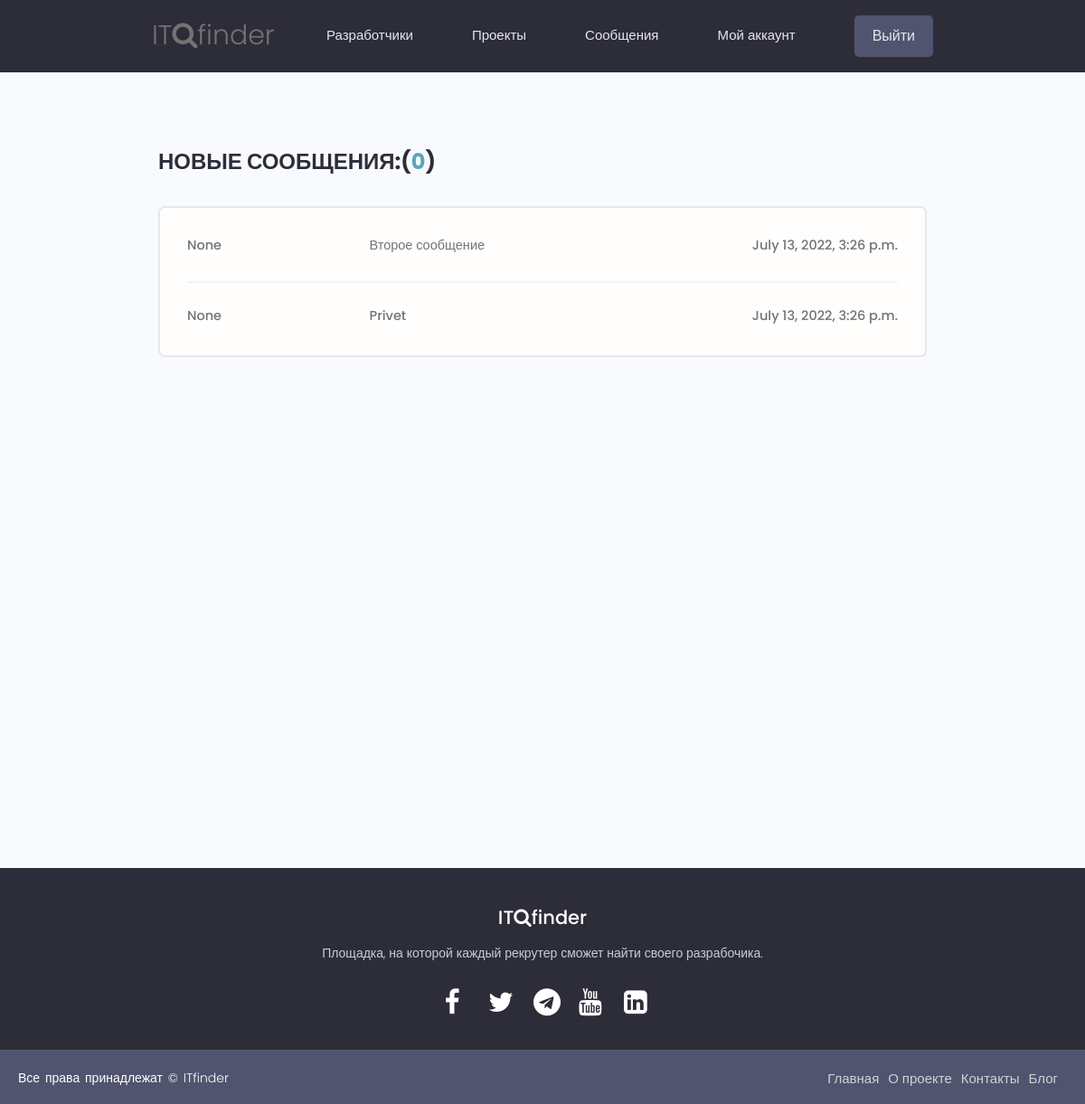
The page /inbox/ (signed in) on the database its author committed.
### users/models.py (models this page shows, shortened)
class Message(models.Model):
    sender = models.ForeignKey(
        Profile, on_delete=models.SET_NULL, null=True, blank=True)
    recipient = models.ForeignKey(
        Profile, on_delete=models.SET_NULL, null=True, blank=True, related_name="messages")
    name = models.CharField(max_length=200, null=True, blank=True)
    email = models.EmailField(max_length=200, null=True, blank=True)
    subject = models.CharField(max_length=200, null=True, blank=True)
    body = models.TextField()
    is_read = models.BooleanField(default=False, null=True)
    created = models.DateTimeField(auto_now_add=True)
    id = models.UUIDField(default=uuid.uuid4, unique=True,
                          primary_key=True, editable=False)
    class Meta:
        ordering = ['is_read', '-created']

### users/views.py (the view)
# urls.py: path('inbox/', views.inbox, name="inbox"),
@login_required(login_url='login')
def inbox(request):
    profile = request.user.profile
    messageRequests = profile.messages.all()
    unreadCount = messageRequests.filter(is_read=False).count()
    context = {'messageRequests': messageRequests, 'unreadCount': unreadCount}
    return render(request, 'users/inbox.html', context)

### users/templates/users/inbox.html
{% extends 'base.html' %}
{% block content %}
<main class="inbox my-xl">
  <div class="content-box">
    <h3 class="inbox__title">Новые сообщения:(<span>{{unreadCount}}</span>)</h3>
    <ul class="messages">
      {% for message in messageRequests %}
      {% if message.is_read == False %}
      <li class="message message--unread">
        {% else %}
      <li class="message">
        {% endif %}
        <a href="{% url 'message' message.id %}">
          <span class="message__author">{{message.name}}</span>
          <span class="message__subject">{{message.subject}}</span>
          <span class="message__date">{{message.created}}</span>
        </a>
      </li>
      {% endfor %}
    </ul>
  </div>
</main>
{% endblock content %}

### static/styles/main.css (style rules this page uses)
* { margin: 0; padding: 0; box-sizing: border-box; }
:root { --color-sub: #2d2d39; }
.content-box { width: 95%; max-width: 85rem; margin: 0 auto; }
.inbox { height: 90vh; }
.inbox__title, .inbox__title span { font-size: 2.4rem; font-weight: 700; color: var(--color-sub); text-transform: uppercase; text-align: left; margin-bottom: 3rem; }
.inbox__title span { color: var(--color-main); }
.messages { list-style: none; background: var(--color-white); padding: 0.5rem 3rem; border: 2px solid var(--color-light); border-radius: 0.7rem; }
.message { padding: 2.5rem 0; }
.message > a span { font-size: 1.45rem; font-weight: 500; }
.message:not(:last-child) { border-bottom: 2px solid var(--color-white-light); }
.message > a { display: flex; gap: 1rem; }
.message__author, .message__date { flex-basis: 25%; }
.message__subject { flex-basis: 50%; }
.message__date { text-align: right; }

### static/uikit/styles/modules/_variables.css (style rules this page uses)
:root { --color-main: #5aa5b9; --color-main-light: #e6faff; --color-sub: #3f4156; --color-sub-light: #51546e; --color-sub-lighter: #ededfd; --color-text: #737373; --color-gray: #8b8b8b; --color-light: #e5e7eb; --color-light-gray: #767676; --color-bg: #f8fafd; --color-white: #fffefd; --color-white-light: #f3f3f3; --color-success: #359e64; --color-success-bg: #def8e8; --color-error: #fc4b0b; --color-error-bg: #fff2ee; --font-base: 'Poppins', arial, helvetica, 'Segoe UI', roboto, ubuntu, sans-serif; --font-monospace: 'Fira Code', 'Courier New', courier, monospace; --font-regular: 300; --font-medium: 500; --font-bold: 700; --generic-shadow: 1px 1px 5px #00000010; --generic-transition: all 0.3s ease-in-out; }

### static/uikit/styles/modules/_base.css (style rules this page uses)
* { margin: 0; padding: 0; box-sizing: border-box; text-rendering: optimizeLegibility; color: inherit; font-size: inherit; }
html { font-size: 50%; }
@media only screen and (min-width: 480px) { html { font-size: 56.25%; } }
@media only screen and (min-width: 1200px) { html { font-size: 62.5%; } }
body { line-height: 1.6; font-weight: 400; font-size: 1.5rem; color: var(--color-text); background-color: var(--color-bg); min-height: 100vh; }

### static/uikit/styles/modules/_typography.css (style rules this page uses)
* { font-family: var(--font-base); }
h3 { font-size: 3.2rem; font-weight: var(--font-medium); }
p, span, strong { font-size: 1.6rem; color: var(--color-text); font-weight: var(--font-regular); }
a { padding-bottom: 2px; text-decoration: none; display: inline-block; color: var(--color-main); font-weight: var(--font-medium); }

### static/uikit/styles/modules/_utilities.css (style rules this page uses)
.my-xl { margin: 8rem auto; }

### rows shown on the page
Message: name "None", subject "Второе сообщение", created "July 13, 2022, 3:26 p.m."
Message: name "None", subject "Privet", created "July 13, 2022, 3:26 p.m."

### other values the page prints
{{ unreadCount }} "0"
